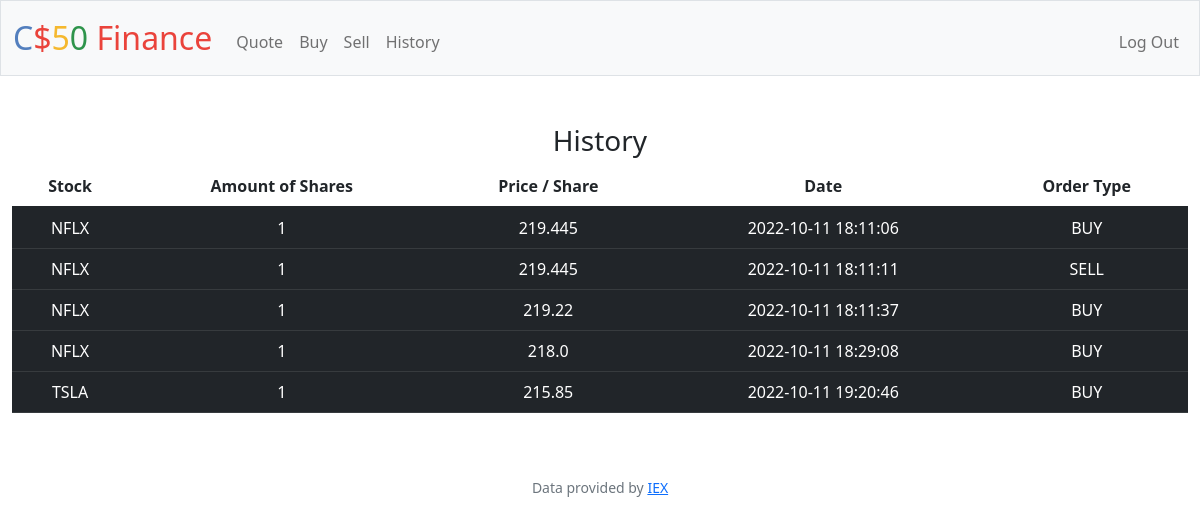
Page /history (signed in) on the earlier database version.
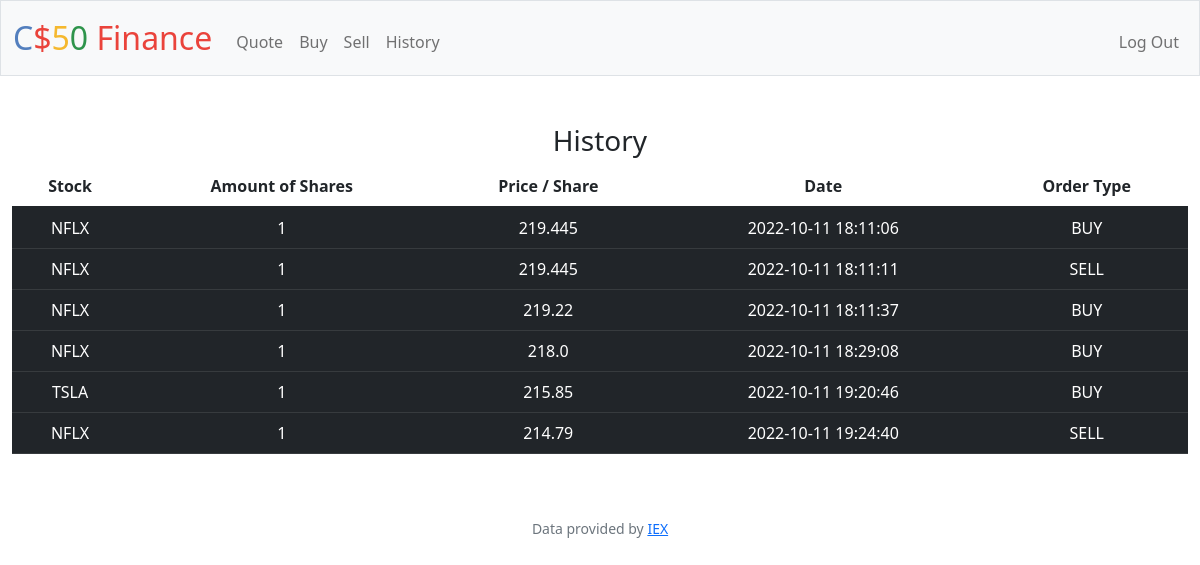
Same page on the later database version.
### tables this page shows
CREATE TABLE 'Purchases' ('symbol' TEXT, 'shares' INTEGER, 'price' REAL, 'date' DATETIME, 'id'  INTEGER PRIMARY KEY  , 'user_id' INTEGER, 'type' TEXT);

### app.py (the view)
@app.route("/history")
@login_required
def history():
    if request.method == "GET":
        user_id = session["user_id"]
        purchases_db = db.execute("SELECT * FROM purchases WHERE user_id = ?", user_id)
        return render_template("history.html", database=purchases_db)

### app.py (called while the page is built)
@app.after_request
def after_request(response):
    response.headers["Cache-Control"] = "no-cache, no-store, must-revalidate"
    response.headers["Expires"] = 0
    response.headers["Pragma"] = "no-cache"
    return response

### helpers.py (called while the page is built)
def login_required(f):
    @wraps(f)
    def decorated_function(*args, **kwargs):
        if session.get("user_id") is None:
            return redirect("/login")
        return f(*args, **kwargs)
    return decorated_function

### templates/history.html (shortened to what this page needs)
{% extends "layout.html" %}
{% block main %}
<h3>History</h3>
<div class="section" >
 <table class="table table-striped-columns">
    <thead>
        <tr>
            <th scope="col">Stock</th>
            <th cope="col">Amount of Shares</th>
            <th scope="col">Price / Share</th>
            <th scope="col">Date</th>
            <th scope="col">Order Type</th>
        </tr>
    </thead>
    <tbody>
        {% for row in database %}
        <tr class="table-dark">
            <td class="table-dark"> {{ row["symbol"] }} </td>
            <td class="table-dark"> {{ row["shares"] }} </td>
            <td class="table-dark"> {{ row["price"] }} </td>
            <td class="table-dark"> {{ row["date"] }} </td>
            <td class="table-dark"> {{ row["type"] }} </td>
        </tr>
        {% endfor %}
    </tbody>
    </table>
 </div>
{% endblock %}

Differences in the rows shown:
added Purchases: symbol "NFLX", shares "1", price "214.79", date "2022-10-11 19:24:40", type "SELL"
